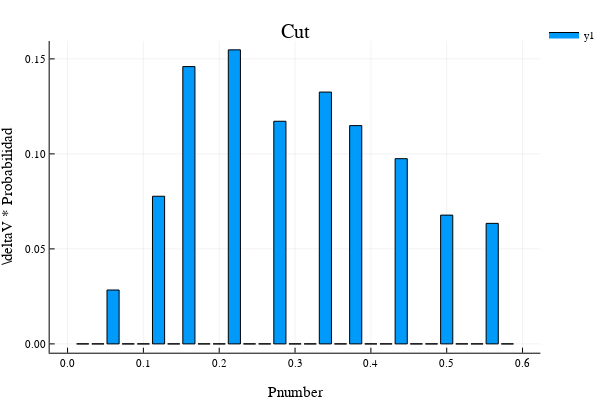

The notebook cell this image was saved under:
### Code cell
# Uso los bins de arriba
# Histograma ponderado
Wbins_col_cut_4xcp, Whis_col_cut_4xcp = WeightedHist(col_modes_cut_4xcp, bins_col, abs.(vgv_4xcp),
    true, false);

bar(Wbins_col_cut_4xcp, Whis_col_cut_4xcp,
    #xlims = (0., .8), ylims = (0, .2),
    yaxis = "\\deltaV * Probabilidad", xaxis = "Pnumber", title = "Cut")

### Figure 1 — Plotly figure (JSON) as saved in the notebook; plotly's stock layout.template omitted (floating-point values rounded to 4 significant figures)
{"data": [{"fill": "tozeroy", "fillcolor": "rgba(0, 154, 250, 1.000)", "legendgroup": "y1", "line": {"color": "rgba(0, 0, 0, 1)", "dash": "solid", "width": 1}, "mode": "lines", "name": "y1", "showlegend": true, "type": "scatter", "x": [0.012, 0.012, 0.028, 0.028, 0.012, 0.012], "xaxis": "x", "y": [0, 0, 0, 0, 0, 0], "yaxis": "y"}, {"fill": "tozeroy", "fillcolor": "rgba(0, 154, 250, 1.000)", "legendgroup": "y1", "line": {"color": "rgba(0, 0, 0, 1)", "dash": "solid", "width": 1}, "mode": "lines", "name": "y1", "showlegend": false, "type": "scatter", "x": [0.032, 0.032, 0.048, 0.048, 0.032, 0.032], "xaxis": "x", "y": [0, 0, 0, 0, 0, 0], "yaxis": "y"}, {"fill": "tozeroy", "fillcolor": "rgba(0, 154, 250, 1.000)", "legendgroup": "y1", "line": {"color": "rgba(0, 0, 0, 1)", "dash": "solid", "width": 1}, "mode": "lines", "name": "y1", "showlegend": false, "type": "scatter", "x": [0.052, 0.052, 0.068, 0.068, 0.052, 0.052], "xaxis": "x", "y": [0.02835, 0, 0, 0.02835, 0.02835, 0.02835], "yaxis": "y"}, {"fill": "tozeroy", "fillcolor": "rgba(0, 154, 250, 1.000)", "legendgroup": "y1", "line": {"color": "rgba(0, 0, 0, 1)", "dash": "solid", "width": 1}, "mode": "lines", "name": "y1", "showlegend": false, "type": "scatter", "x": [0.072, 0.072, 0.088, 0.088, 0.072, 0.072], "xaxis": "x", "y": [0, 0, 0, 0, 0, 0], "yaxis": "y"}, {"fill": "tozeroy", "fillcolor": "rgba(0, 154, 250, 1.000)", "legendgroup": "y1", "line": {"color": "rgba(0, 0, 0, 1)", "dash": "solid", "width": 1}, "mode": "lines", "name": "y1", "showlegend": false, "type": "scatter", "x": [0.092, 0.092, 0.108, 0.108, 0.092, 0.092], "xaxis": "x", "y": [0, 0, 0, 0, 0, 0], "yaxis": "y"}, {"fill": "tozeroy", "fillcolor": "rgba(0, 154, 250, 1.000)", "legendgroup": "y1", "line": {"color": "rgba(0, 0, 0, 1)", "dash": "solid", "width": 1}, "mode": "lines", "name": "y1", "showlegend": false, "type": "scatter", "x": [0.112, 0.112, 0.128, 0.128, 0.112, 0.112], "xaxis": "x", "y": [0.0777, 0, 0, 0.0777, 0.0777, 0.0777], "yaxis": "y"}, {"fill": "tozeroy", "fillcolor": "rgba(0, 154, 250, 1.000)", "legendgroup": "y1", "line": {"color": "rgba(0, 0, 0, 1)", "dash": "solid", "width": 1}, "mode": "lines", "name": "y1", "showlegend": false, "type": "scatter", "x": [0.132, 0.132, 0.148, 0.148, 0.132, 0.132], "xaxis": "x", "y": [0, 0, 0, 0, 0, 0], "yaxis": "y"}, {"fill": "tozeroy", "fillcolor": "rgba(0, 154, 250, 1.000)", "legendgroup": "y1", "line": {"color": "rgba(0, 0, 0, 1)", "dash": "solid", "width": 1}, "mode": "lines", "name": "y1", "showlegend": false, "type": "scatter", "x": [0.152, 0.152, 0.168, 0.168, 0.152, 0.152], "xaxis": "x", "y": [0.1459, 0, 0, 0.1459, 0.1459, 0.1459], "yaxis": "y"}, {"fill": "tozeroy", "fillcolor": "rgba(0, 154, 250, 1.000)", "legendgroup": "y1", "line": {"color": "rgba(0, 0, 0, 1)", "dash": "solid", "width": 1}, "mode": "lines", "name": "y1", "showlegend": false, "type": "scatter", "x": [0.172, 0.172, 0.188, 0.188, 0.172, 0.172], "xaxis": "x", "y": [0, 0, 0, 0, 0, 0], "yaxis": "y"}, {"fill": "tozeroy", "fillcolor": "rgba(0, 154, 250, 1.000)", "legendgroup": "y1", "line": {"color": "rgba(0, 0, 0, 1)", "dash": "solid", "width": 1}, "mode": "lines", "name": "y1", "showlegend": false, "type": "scatter", "x": [0.192, 0.192, 0.208, 0.208, 0.192, 0.192], "xaxis": "x", "y": [0, 0, 0, 0, 0, 0], "yaxis": "y"}, {"fill": "tozeroy", "fillcolor": "rgba(0, 154, 250, 1.000)", "legendgroup": "y1", "line": {"color": "rgba(0, 0, 0, 1)", "dash": "solid", "width": 1}, "mode": "lines", "name": "y1", "showlegend": false, "type": "scatter", "x": [0.212, 0.212, 0.228, 0.228, 0.212, 0.212], "xaxis": "x", "y": [0.1547, 0, 0, 0.1547, 0.1547, 0.1547], "yaxis": "y"}, {"fill": "tozeroy", "fillcolor": "rgba(0, 154, 250, 1.000)", "legendgroup": "y1", "line": {"color": "rgba(0, 0, 0, 1)", "dash": "solid", "width": 1}, "mode": "lines", "name": "y1", "showlegend": false, "type": "scatter", "x": [0.232, 0.232, 0.248, 0.248, 0.232, 0.232], "xaxis": "x", "y": [0, 0, 0, 0, 0, 0], "yaxis": "y"}, {"fill": "tozeroy", "fillcolor": "rgba(0, 154, 250, 1.000)", "legendgroup": "y1", "line": {"color": "rgba(0, 0, 0, 1)", "dash": "solid", "width": 1}, "mode": "lines", "name": "y1", "showlegend": false, "type": "scatter", "x": [0.252, 0.252, 0.268, 0.268, 0.252, 0.252], "xaxis": "x", "y": [0, 0, 0, 0, 0, 0], "yaxis": "y"}, {"fill": "tozeroy", "fillcolor": "rgba(0, 154, 250, 1.000)", "legendgroup": "y1", "line": {"color": "rgba(0, 0, 0, 1)", "dash": "solid", "width": 1}, "mode": "lines", "name": "y1", "showlegend": false, "type": "scatter", "x": [0.272, 0.272, 0.288, 0.288, 0.272, 0.272], "xaxis": "x", "y": [0.1172, 0, 0, 0.1172, 0.1172, 0.1172], "yaxis": "y"}, {"fill": "tozeroy", "fillcolor": "rgba(0, 154, 250, 1.000)", "legendgroup": "y1", "line": {"color": "rgba(0, 0, 0, 1)", "dash": "solid", "width": 1}, "mode": "lines", "name": "y1", "showlegend": false, "type": "scatter", "x": [0.292, 0.292, 0.308, 0.308, 0.292, 0.292], "xaxis": "x", "y": [0, 0, 0, 0, 0, 0], "yaxis": "y"}, {"fill": "tozeroy", "fillcolor": "rgba(0, 154, 250, 1.000)", "legendgroup": "y1", "line": {"color": "rgba(0, 0, 0, 1)", "dash": "solid", "width": 1}, "mode": "lines", "name": "y1", "showlegend": false, "type": "scatter", "x": [0.312, 0.312, 0.328, 0.328, 0.312, 0.312], "xaxis": "x", "y": [0, 0, 0, 0, 0, 0], "yaxis": "y"}, {"fill": "tozeroy", "fillcolor": "rgba(0, 154, 250, 1.000)", "legendgroup": "y1", "line": {"color": "rgba(0, 0, 0, 1)", "dash": "solid", "width": 1}, "mode": "lines", "name": "y1", "showlegend": false, "type": "scatter", "x": [0.332, 0.332, 0.348, 0.348, 0.332, 0.332], "xaxis": "x", "y": [0.1325, 0, 0, 0.1325, 0.1325, 0.1325], "yaxis": "y"}, {"fill": "tozeroy", "fillcolor": "rgba(0, 154, 250, 1.000)", "legendgroup": "y1", "line": {"color": "rgba(0, 0, 0, 1)", "dash": "solid", "width": 1}, "mode": "lines", "name": "y1", "showlegend": false, "type": "scatter", "x": [0.352, 0.352, 0.368, 0.368, 0.352, 0.352], "xaxis": "x", "y": [0, 0, 0, 0, 0, 0], "yaxis": "y"}, {"fill": "tozeroy", "fillcolor": "rgba(0, 154, 250, 1.000)", "legendgroup": "y1", "line": {"color": "rgba(0, 0, 0, 1)", "dash": "solid", "width": 1}, "mode": "lines", "name": "y1", "showlegend": false, "type": "scatter", "x": [0.372, 0.372, 0.388, 0.388, 0.372, 0.372], "xaxis": "x", "y": [0.1149, 0, 0, 0.1149, 0.1149, 0.1149], "yaxis": "y"}, {"fill": "tozeroy", "fillcolor": "rgba(0, 154, 250, 1.000)", "legendgroup": "y1", "line": {"color": "rgba(0, 0, 0, 1)", "dash": "solid", "width": 1}, "mode": "lines", "name": "y1", "showlegend": false, "type": "scatter", "x": [0.392, 0.392, 0.408, 0.408, 0.392, 0.392], "xaxis": "x", "y": [0, 0, 0, 0, 0, 0], "yaxis": "y"}, {"fill": "tozeroy", "fillcolor": "rgba(0, 154, 250, 1.000)", "legendgroup": "y1", "line": {"color": "rgba(0, 0, 0, 1)", "dash": "solid", "width": 1}, "mode": "lines", "name": "y1", "showlegend": false, "type": "scatter", "x": [0.412, 0.412, 0.428, 0.428, 0.412, 0.412], "xaxis": "x", "y": [0, 0, 0, 0, 0, 0], "yaxis": "y"}, {"fill": "tozeroy", "fillcolor": "rgba(0, 154, 250, 1.000)", "legendgroup": "y1", "line": {"color": "rgba(0, 0, 0, 1)", "dash": "solid", "width": 1}, "mode": "lines", "name": "y1", "showlegend": false, "type": "scatter", "x": [0.432, 0.432, 0.448, 0.448, 0.432, 0.432], "xaxis": "x", "y": [0.09748, 0, 0, 0.09748, 0.09748, 0.09748], "yaxis": "y"}, {"fill": "tozeroy", "fillcolor": "rgba(0, 154, 250, 1.000)", "legendgroup": "y1", "line": {"color": "rgba(0, 0, 0, 1)", "dash": "solid", "width": 1}, "mode": "lines", "name": "y1", "showlegend": false, "type": "scatter", "x": [0.452, 0.452, 0.468, 0.468, 0.452, 0.452], "xaxis": "x", "y": [0, 0, 0, 0, 0, 0], "yaxis": "y"}, {"fill": "tozeroy", "fillcolor": "rgba(0, 154, 250, 1.000)", "legendgroup": "y1", "line": {"color": "rgba(0, 0, 0, 1)", "dash": "solid", "width": 1}, "mode": "lines", "name": "y1", "showlegend": false, "type": "scatter", "x": [0.472, 0.472, 0.488, 0.488, 0.472, 0.472], "xaxis": "x", "y": [0, 0, 0, 0, 0, 0], "yaxis": "y"}, {"fill": "tozeroy", "fillcolor": "rgba(0, 154, 250, 1.000)", "legendgroup": "y1", "line": {"color": "rgba(0, 0, 0, 1)", "dash": "solid", "width": 1}, "mode": "lines", "name": "y1", "showlegend": false, "type": "scatter", "x": [0.492, 0.492, 0.508, 0.508, 0.492, 0.492], "xaxis": "x", "y": [0.06777, 0, 0, 0.06777, 0.06777, 0.06777], "yaxis": "y"}, {"fill": "tozeroy", "fillcolor": "rgba(0, 154, 250, 1.000)", "legendgroup": "y1", "line": {"color": "rgba(0, 0, 0, 1)", "dash": "solid", "width": 1}, "mode": "lines", "name": "y1", "showlegend": false, "type": "scatter", "x": [0.512, 0.512, 0.528, 0.528, 0.512, 0.512], "xaxis": "x", "y": [0, 0, 0, 0, 0, 0], "yaxis": "y"}, {"fill": "tozeroy", "fillcolor": "rgba(0, 154, 250, 1.000)", "legendgroup": "y1", "line": {"color": "rgba(0, 0, 0, 1)", "dash": "solid", "width": 1}, "mode": "lines", "name": "y1", "showlegend": false, "type": "scatter", "x": [0.532, 0.532, 0.548, 0.548, 0.532, 0.532], "xaxis": "x", "y": [0, 0, 0, 0, 0, 0], "yaxis": "y"}, {"fill": "tozeroy", "fillcolor": "rgba(0, 154, 250, 1.000)", "legendgroup": "y1", "line": {"color": "rgba(0, 0, 0, 1)", "dash": "solid", "width": 1}, "mode": "lines", "name": "y1", "showlegend": false, "type": "scatter", "x": [0.552, 0.552, 0.568, 0.568, 0.552, 0.552], "xaxis": "x", "y": [0.06343, 0, 0, 0.06343, 0.06343, 0.06343], "yaxis": "y"}, {"fill": "tozeroy", "fillcolor": "rgba(0, 154, 250, 1.000)", "legendgroup": "y1", "line": {"color": "rgba(0, 0, 0, 1)", "dash": "solid", "width": 1}, "mode": "lines", "name": "y1", "showlegend": false, "type": "scatter", "x": [0.572, 0.572, 0.588, 0.588, 0.572, 0.572], "xaxis": "x", "y": [0, 0, 0, 0, 0, 0], "yaxis": "y"}], "layout": {"annotations": [{"font": {"color": "rgba(0, 0, 0, 1)", "family": "sans-serif", "size": 20}, "rotation": 0, "showarrow": false, "text": "Cut", "x": 0.5424, "xanchor": "center", "xref": "paper", "y": 1, "yanchor": "top", "yref": "paper"}], "height": 400, "legend": {"bgcolor": "rgba(255, 255, 255, 1.000)", "bordercolor": "rgba(0, 0, 0, 1)", "font": {"color": "rgba(0, 0, 0, 1)", "family": "sans-serif", "size": 11}, "tracegroupgap": 0, "x": 1, "y": 1}, "margin": {"b": 20, "l": 0, "r": 0, "t": 20}, "paper_bgcolor": "rgba(255, 255, 255, 1.000)", "plot_bgcolor": "rgba(255, 255, 255, 1.000)", "showlegend": true, "width": 600, "xaxis": {"anchor": "y", "domain": [0.09128, 0.9934], "gridcolor": "rgba(0, 0, 0, 0.1)", "gridwidth": 0.5, "linecolor": "rgba(0, 0, 0, 1)", "mirror": false, "range": [-0.0236, 0.6236], "showgrid": true, "showline": true, "showticklabels": true, "tickangle": 0, "tickcolor": "rgb(0, 0, 0)", "tickfont": {"color": "rgba(0, 0, 0, 1)", "family": "sans-serif", "size": 11}, "tickmode": "array", "ticks": "inside", "ticktext": ["0.0", "0.1", "0.2", "0.3", "0.4", "0.5", "0.6"], "tickvals": [0, 0.1, 0.2, 0.3, 0.4, 0.5, 0.6], "title": "Pnumber", "titlefont": {"color": "rgba(0, 0, 0, 1)", "family": "sans-serif", "size": 15}, "type": "linear", "visible": true, "zeroline": false, "zerolinecolor": "rgba(0, 0, 0, 1)"}, "yaxis": {"anchor": "x", "domain": [0.07581, 0.9415], "gridcolor": "rgba(0, 0, 0, 0.1)", "gridwidth": 0.5, "linecolor": "rgba(0, 0, 0, 1)", "mirror": false, "range": [-0.004642, 0.1594], "showgrid": true, "showline": true, "showticklabels": true, "tickangle": 0, "tickcolor": "rgb(0, 0, 0)", "tickfont": {"color": "rgba(0, 0, 0, 1)", "family": "sans-serif", "size": 11}, "tickmode": "array", "ticks": "inside", "ticktext": ["0.00", "0.05", "0.10", "0.15"], "tickvals": [0, 0.05, 0.1, 0.15], "title": "\\deltaV * Probabilidad", "titlefont": {"color": "rgba(0, 0, 0, 1)", "family": "sans-serif", "size": 15}, "type": "linear", "visible": true, "zeroline": false, "zerolinecolor": "rgba(0, 0, 0, 1)"}}}
